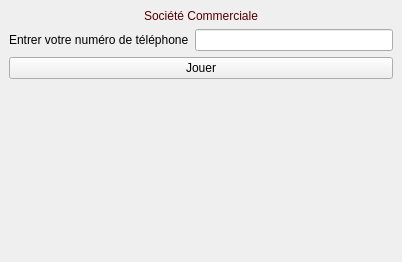
<?xml version="1.0" encoding="UTF-8"?>
<ui version="4.0">
 <class>MainWindow</class>
 <widget class="QMainWindow" name="MainWindow">
  <property name="geometry">
   <rect>
    <x>0</x>
    <y>0</y>
    <width>402</width>
    <height>262</height>
   </rect>
  </property>
  <property name="windowTitle">
   <string>Jeu de chance</string>
  </property>
  <widget class="QWidget" name="centralwidget">
   <layout class="QGridLayout" name="gridLayout">
    <item row="2" column="0">
     <widget class="QLabel" name="lbl_tel">
      <property name="text">
       <string>Entrer votre numéro de téléphone</string>
      </property>
     </widget>
    </item>
    <item row="2" column="1">
     <widget class="QLineEdit" name="txt_tel"/>
    </item>
    <item row="3" column="0" colspan="2">
     <widget class="QPushButton" name="btn_play">
      <property name="text">
       <string>Jouer</string>
      </property>
     </widget>
    </item>
    <item row="4" column="0" colspan="2">
     <widget class="QLabel" name="lbl_res">
      <property name="text">
       <string/>
      </property>
     </widget>
    </item>
    <item row="1" column="0" colspan="2">
     <widget class="QLabel" name="lbl_titre">
      <property name="styleSheet">
       <string notr="true">font: 26pt &quot;MS Shell Dlg 2&quot;;
color: rgb(85, 0, 0);</string>
      </property>
      <property name="text">
       <string>Société Commerciale</string>
      </property>
      <property name="alignment">
       <set>Qt::AlignCenter</set>
      </property>
     </widget>
    </item>
    <item row="5" column="0">
     <spacer name="verticalSpacer">
      <property name="orientation">
       <enum>Qt::Vertical</enum>
      </property>
      <property name="sizeHint" stdset="0">
       <size>
        <width>20</width>
        <height>40</height>
       </size>
      </property>
     </spacer>
    </item>
   </layout>
  </widget>
 </widget>
 <resources/>
 <connections/>
</ui>
